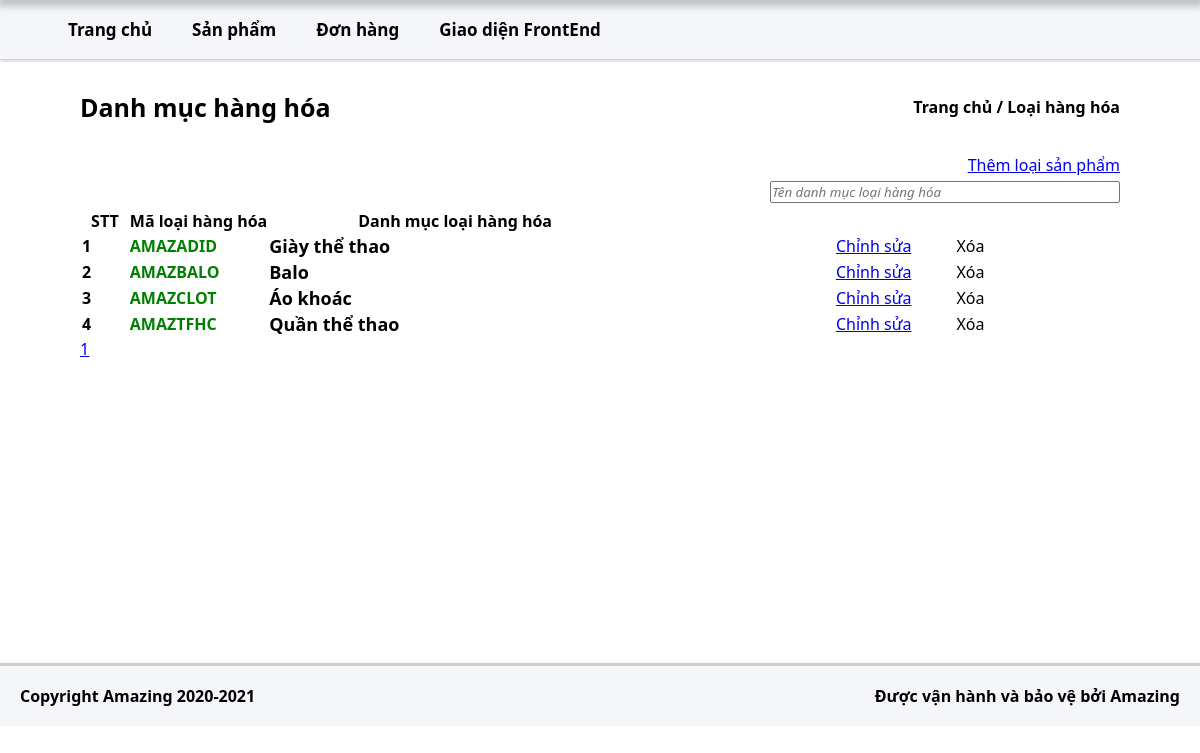
The app's page /backend/categories/index.php with its own data.
### tables this page shows
CREATE TABLE `loaihanghoa` (
  `STT` int(11) NOT NULL,
  `MaLoaiHang` char(8) NOT NULL,
  `TenLoaiHang` varchar(255) DEFAULT NULL,
  `Parent` int(11) DEFAULT NULL
);

### backend/categories/index.php (the view, shortened to what this page needs)
<!DOCTYPE html>
<html lang="en">
<head>
    <link rel="stylesheet" href="list_categories.css">
</head>
<body>
    <div class="main">
        <div class="row no-gutters">
                    <?php include_once __DIR__ . '/../layouts/partials/slidebar.php' ?>
            <div class="col l-10 main_content">
                <div>
                    <?php include_once __DIR__ . '/../layouts/partials/header.php' ?>
                </div>
                <div class="item_content">
                    <div class="item_header">
                        <div class="item_title">
                            Danh mục hàng hóa
                        </div>
                        <div class="item_navbar">
                            <a href="/../Amazing-PHP/backend/">Trang chủ</a> / <a href="/../Amazing-PHP/backend/categories/">Loại hàng hóa</a>
                        </div>
                    </div>
                    <div class="category_list">
                        <div class="category_insert">
                            <a href="/../Amazing-PHP/backend/categories/add/" class="btn btn-primary">Thêm loại sản phẩm</a>
                        </div>
                        <div class="search_categories">
                            <input type="text" class="form-control" id="search_category" placeholder="Tên danh mục loại hàng hóa">
                        </div>
                        <table class="table">
                            <thead class="bg-dark text-white">
                                <th width="5%">STT</th>
                                <th width="15%">Mã loại hàng hóa</th>
                                <th>Danh mục loại hàng hóa</th>
                                <th></th>
                            </thead>
                            <tbody id="result_search">
                                <?php
                                    include_once __DIR__ . '/../connect_db.php';
                                    $sql_sum_count = <<<EOT
                                        SELECT COUNT(*) tonglhh FROM loaihanghoa
                                    EOT;
                                    $query_sum_count = mysqli_query($conn,$sql_sum_count);
                                    $result_sum_count = mysqli_fetch_array($query_sum_count,MYSQLI_ASSOC);
                                    $TOTAL_COUNT = $result_sum_count['tonglhh'];
                                    $ROW_PAGE = 6;
                                    $TOTAL_PAGE = ceil($TOTAL_COUNT / $ROW_PAGE);
                                    $PAGE = isset($_GET['page']) ? $_GET['page'] : 1;
                                    $OFFSET = ($PAGE - 1) * $ROW_PAGE;
                                    $sql_select_category = <<<EOT
                                        SELECT * FROM loaihanghoa LIMIT $OFFSET,$ROW_PAGE
                                    EOT;
                                    $query_select = mysqli_query($conn,$sql_select_category);
                                    while($result = mysqli_fetch_array($query_select,MYSQLI_ASSOC)){
                                        $data_category []= array(
                                            'maloaihang' => $result['MaLoaiHang'],
                                            'tenloaihang' => $result['TenLoaiHang'],
                                            'parent' => $result['Parent'],
                                            'stt' => $result['STT']
                                        );
                                    }
                                    $i = 0;
                                ?>
                                <?php if(!empty($data_category)):?>
                                    <?php foreach($data_category as $val):?>
                                        <?php $i++;?>
                                        <tr class="parent_<?=$val['parent']?>">
                                            <td><strong><?=$i?></strong></td>
                                            <td><div class="category_id"><?=$val['maloaihang']?></div></td>
                                            <td class="category_name"><?=$val['tenloaihang']?></td>
                                            <td>
                                                <span class="btn btn-danger action btn-sm btn-delete" data-id="<?=$val['maloaihang']?>" data-stt="parent_<?=$val['stt']?>">Xóa</span>
                                                <a href="/../Amazing-PHP/backend/categories/edit/?maloaihanghoa=<?=$val['maloaihang']?>" class="btn btn-secondary action btn-sm" style="margin-right: 5px;">Chỉnh sửa</a>
                                            </td>
                                        </tr>
                                    <?php endforeach;?>
                                <?php endif;?>
                            </tbody>
                        </table>
                    </div>
                        <div>
                            <div class="paginate">
                                <ul class="pagination">
                                    <?php for($i = 1;$i<=$TOTAL_PAGE;$i++):?>
                                        <li class=" page-item"><a class="page-link text-dark" href="?page=<?=$i?>"><?=$i?></a></li>
                                    <?php endfor;?>
                                </ul>
                            </div>
                        </div>
                </div>
                <div>
                    <?php include_once __DIR__ . '/../layouts/partials/footer.php' ?>
                </div>
            </div>
        </div>
    </div>
</body>
</html>

### backend/categories/list_categories.css (style rules this page uses)
.category_list { margin-top: 30px; }
.category_insert { display: flex; justify-content: end; }
.action { float: right; padding: 0 20px; }
.category_name { font-size: 18px; font-weight: 600; }
.category_id { font-weight: 700; color: green; }
.search_categories { display: flex; justify-content: end; margin: 5px 0; }
#search_category { width: 350px; }
#search_category::placeholder { font-style: italic; }

### backend/layouts/css/style_slidebar.css (style rules this page uses)
html { --color:white; }

### backend/layouts/css/style_header.css (style rules this page uses)
* { margin: 0; padding: 0; box-sizing: border-box; font-family:'Segoe UI', Tahoma, Geneva, Verdana, sans-serif; }
ul { list-style-type: none; margin-bottom: 0 !important; }
.item_content { min-height: 665px; padding: 20px 80px; }
.item_header { width: 100%; display: flex; justify-content: space-between; align-items: center; padding-top: 30px; }
.item_title { font-weight: 600; font-size: 25px; }
.item_navbar { font-weight: 600; }
.item_navbar > a { text-decoration: none; color: black; }

### records on screen
loaihanghoa: MaLoaiHang "AMAZADID", TenLoaiHang "Giày thể thao"
loaihanghoa: MaLoaiHang "AMAZBALO", TenLoaiHang "Balo"
loaihanghoa: MaLoaiHang "AMAZCLOT", TenLoaiHang "Áo khoác"
loaihanghoa: MaLoaiHang "AMAZTFHC", TenLoaiHang "Quần thể thao"
